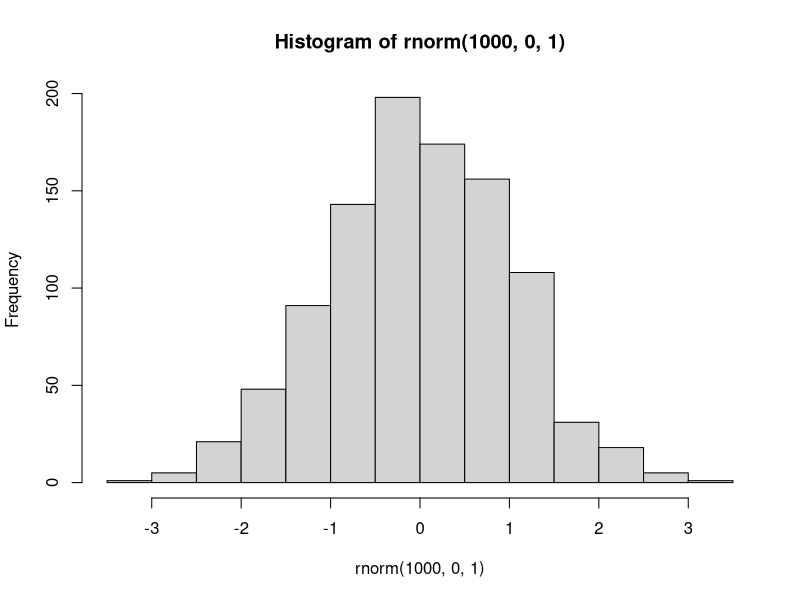

Write R code to recreate this figure.
## ---- chunk 1
hist(rnorm(1000, 0, 1))
